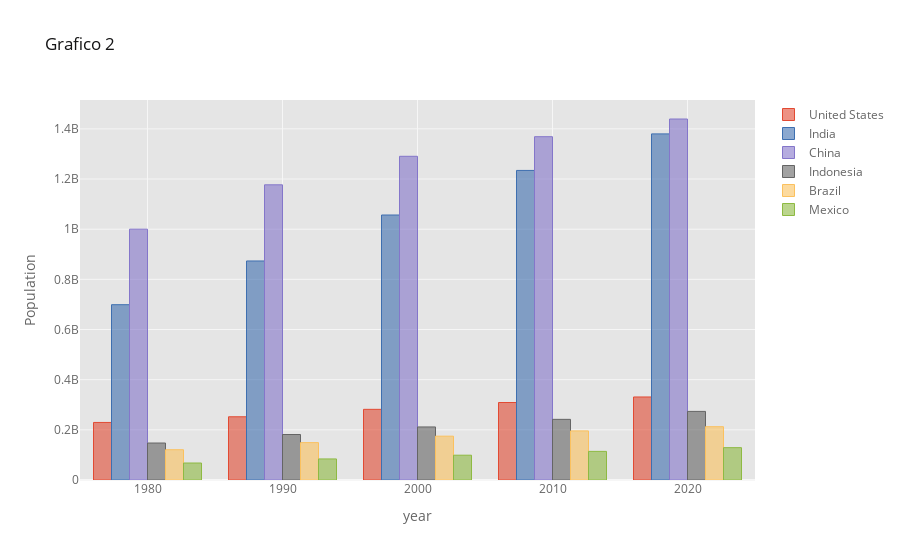

Notebook code for this chart:
### Markdown cell above
# Gráfico de barras múltiple

### Code cell
df_poblacion_sample=df_poblacion[df_poblacion.index.isin([1980,1990,2000,2010,2020])]

df_poblacion_sample.iplot(kind='bar',xTitle='year',yTitle='Population',title='Grafico 2')

### Figure 1 — Plotly figure (JSON) as saved in the notebook; plotly's stock layout.template omitted (floating-point values rounded to 4 significant figures)
{"data": [{"marker": {"color": "rgba(226, 74, 51, 0.6)", "line": {"color": "rgba(226, 74, 51, 1.0)", "width": 1}}, "name": "United States", "orientation": "v", "text": "", "type": "bar", "x": [1980, 1990, 2000, 2010, 2020], "y": [229476354, 252120309, 281710909, 309011475, 331002651]}, {"marker": {"color": "rgba(62, 111, 176, 0.6)", "line": {"color": "rgba(62, 111, 176, 1.0)", "width": 1}}, "name": "India", "orientation": "v", "text": "", "type": "bar", "x": [1980, 1990, 2000, 2010, 2020], "y": [698952844, 873277798, 1056575549, 1234281170, 1380004385]}, {"marker": {"color": "rgba(132, 118, 202, 0.6)", "line": {"color": "rgba(132, 118, 202, 1.0)", "width": 1}}, "name": "China", "orientation": "v", "text": "", "type": "bar", "x": [1980, 1990, 2000, 2010, 2020], "y": [1000089235, 1176883674, 1290550765, 1368810615, 1439323776]}, {"marker": {"color": "rgba(101, 101, 101, 0.6)", "line": {"color": "rgba(101, 101, 101, 1.0)", "width": 1}}, "name": "Indonesia", "orientation": "v", "text": "", "type": "bar", "x": [1980, 1990, 2000, 2010, 2020], "y": [147447836, 181413402, 211513823, 241834215, 273523615]}, {"marker": {"color": "rgba(251, 193, 94, 0.6)", "line": {"color": "rgba(251, 193, 94, 1.0)", "width": 1}}, "name": "Brazil", "orientation": "v", "text": "", "type": "bar", "x": [1980, 1990, 2000, 2010, 2020], "y": [120694009, 149003223, 174790340, 195713635, 212559417]}, {"marker": {"color": "rgba(142, 186, 66, 0.6)", "line": {"color": "rgba(142, 186, 66, 1.0)", "width": 1}}, "name": "Mexico", "orientation": "v", "text": "", "type": "bar", "x": [1980, 1990, 2000, 2010, 2020], "y": [67761372, 83943132, 98899845, 114092963, 128932753]}], "layout": {"legend": {"bgcolor": "#FFFFFF", "font": {"color": "#666666"}}, "paper_bgcolor": "#FFFFFF", "plot_bgcolor": "#E5E5E5", "title": {"font": {"color": "#151516"}, "text": "Grafico 2"}, "xaxis": {"gridcolor": "#F6F6F6", "showgrid": true, "tickfont": {"color": "#666666"}, "title": {"font": {"color": "#666666"}, "text": "year"}, "zerolinecolor": "#F6F6F6"}, "yaxis": {"gridcolor": "#F6F6F6", "showgrid": true, "tickfont": {"color": "#666666"}, "title": {"font": {"color": "#666666"}, "text": "Population"}, "zerolinecolor": "#F6F6F6"}}}
